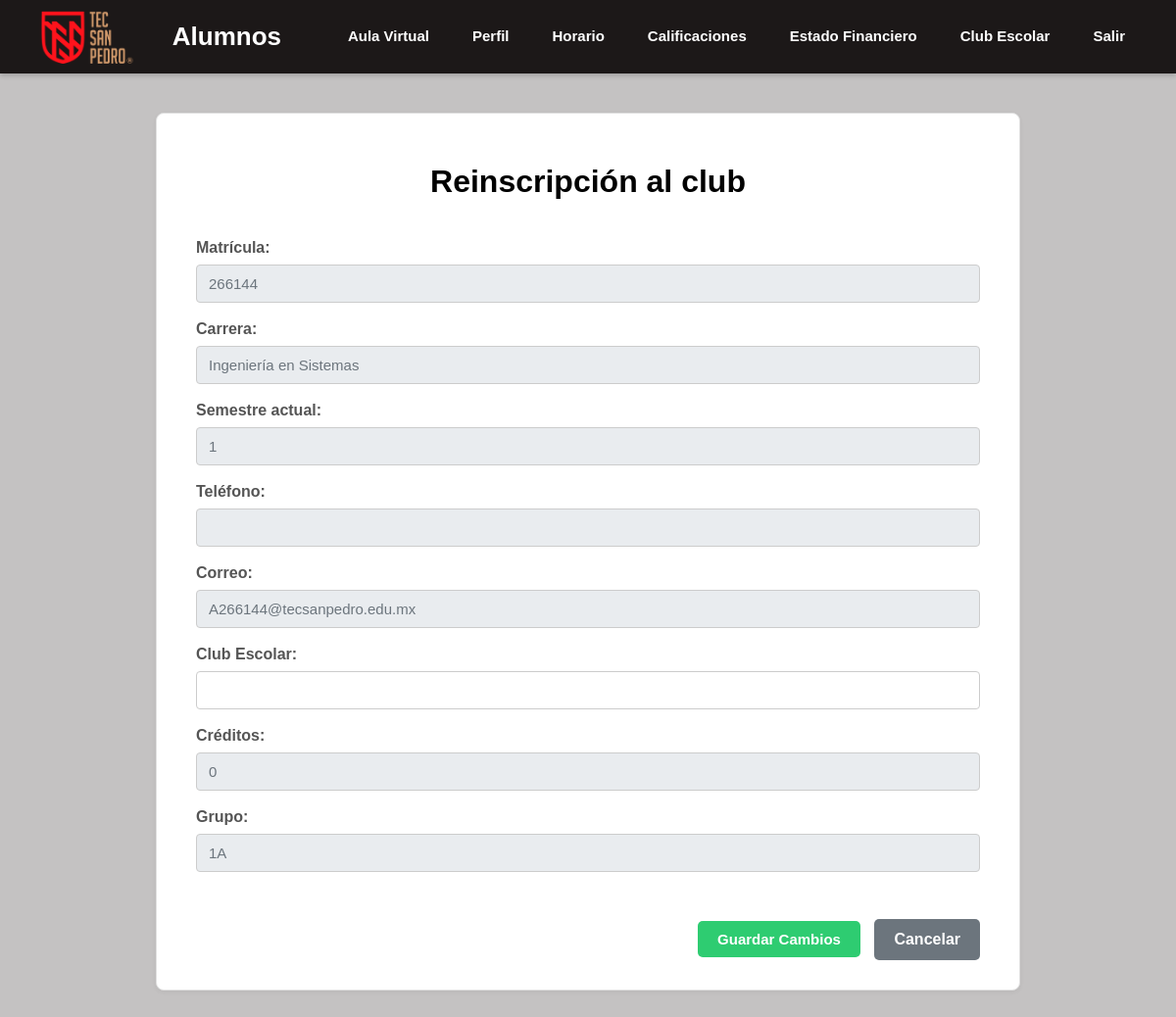
The app's page /alumnos/actualizar_club.php (signed in) with its own data.
### tables this page shows
CREATE TABLE IF NOT EXISTS `alumnos` (
  `id_alumno` int(11) NOT NULL AUTO_INCREMENT,
  `id_usuario` int(11) DEFAULT NULL,
  `matricula` int(11) DEFAULT NULL,
  `carrera` varchar(255) DEFAULT NULL,
  `semestre_actual` int(11) DEFAULT NULL,
  `telefono` varchar(10) DEFAULT NULL,
  `estatus` varchar(20) DEFAULT NULL,
  `creditos` int(11) DEFAULT NULL,
  `id_grupo` int(11) DEFAULT NULL,
  `id_horario` int(11) DEFAULT NULL,
  `nombre_completo` varchar(255) DEFAULT NULL,
  PRIMARY KEY (`id_alumno`),
  KEY `id_usuario` (`id_usuario`),
  KEY `idgrupo_fk` (`id_grupo`),
  KEY `idhorario_fk` (`id_horario`),
  CONSTRAINT `alumnos_ibfk_1` FOREIGN KEY (`id_usuario`) REFERENCES `usuarios` (`id_usuario`),
  CONSTRAINT `idgrupo_fk` FOREIGN KEY (`id_grupo`) REFERENCES `grupos` (`id_grupo`),
  CONSTRAINT `idhorario_fk` FOREIGN KEY (`id_horario`) REFERENCES `horarios` (`id_horario`)
);

CREATE TABLE IF NOT EXISTS `usuarios` (
  `id_usuario` int(11) NOT NULL AUTO_INCREMENT,
  `correo` varchar(255) DEFAULT NULL,
  `password` varchar(255) DEFAULT NULL,
  `rol` varchar(255) DEFAULT NULL,
  PRIMARY KEY (`id_usuario`)
);

CREATE TABLE IF NOT EXISTS `grupos` (
  `id_grupo` int(11) NOT NULL AUTO_INCREMENT,
  `id_ciclo` int(11) DEFAULT NULL,
  `nombre_grupo` varchar(10) DEFAULT NULL,
  PRIMARY KEY (`id_grupo`),
  KEY `id_ciclo` (`id_ciclo`),
  CONSTRAINT `grupos_ibfk_1` FOREIGN KEY (`id_ciclo`) REFERENCES `ciclos_escolares` (`id_ciclo`)
);

### alumnos/actualizar_club.php (the view, shortened to what this page needs)
<?php
require '../conexion.php';
$id_logueado = $_SESSION['id_usuario'];
try {
    $stmt_c = $pdo->prepare("CALL consultar_club(?)");
    $stmt_c->execute([$id_logueado]);
    $club = $stmt_c->fetch(PDO::FETCH_ASSOC);
} catch(PDOException $e) {
    $error_message = "Error al cargar la información: " . $e->getMessage();
    $tiene_registro_ss = false;
}
?>
<!DOCTYPE html>
<html lang="es">
<head>
    <link rel="stylesheet" href="../style.css">
</head>
<body>
    <header>
        <div class="header-container">
            <img src="../img/logotec.png" alt="Instituto Tecnológico Superior de San Pedro">
            <h1>Alumnos</h1>
            <nav>
                <ul>
                    <li><a href="alumnos.php" class="active">Aula Virtual</a></li>
                    <li><a href="perfil.php">Perfil</a></li>
                    <li><a href="horarios.php">Horario</a></li>
                    <li><a href="calificaciones.php">Calificaciones</a></li>
                    <li><a href="finanzas.php">Estado Financiero</a></li>
                    <li><a href="#">Club Escolar</a></li>
                    <li><a href="../logout.php">Salir</a></li>
                </ul>
            </nav>
        </div>
    </header>
    <main class="main-content">
        <form action="" method="POST" class="form-container form-group">
            <h1>Reinscripción al club</h1>
            <br>
            <label>Matrícula:</label>
            <input type="text" value="<?php echo htmlspecialchars($club['matricula'] ?? ''); ?>" readonly>
            <br><br>
            <label>Carrera:</label>
            <input type="text" value="<?php echo htmlspecialchars($club['carrera'] ?? ''); ?>" readonly>
            <br><br>
            <label>Semestre actual:</label>
            <input type="text" id="semestre_actual" name="semestre_actual" value="<?php echo htmlspecialchars($club['semestre_actual'] ?? '');?>" readonly>
            <br> <br>
            <label>Teléfono:</label>
            <input type="text" name="telefono" value="<?php echo htmlspecialchars($club['telefono'] ?? ''); ?>" readonly>
            <br><br>
            <label>Correo:</label>
            <input type="text" name="correo" value="<?php echo htmlspecialchars($club['correo'] ?? '');?>" readonly>
            <br><br>
            <label>Club Escolar:</label>
            <input type="text" name="club" required value="<?php echo htmlspecialchars($club['nombre_actividad'] ?? ''); ?>">
            <br><br>
            <label>Créditos: </label>
            <input type="text" id="creditos" name="creditos" value="<?php echo htmlspecialchars($club['creditos'] ?? '');?>" readonly>
            <br> <br>
            <label>Grupo:</label>
            <input type="text" value="<?php echo htmlspecialchars($club['nombre_grupo'] ?? ''); ?>" readonly>
            <br><br>
            <div class="form-actions">
                <button type="submit" class="btn-dashboard btn-aceptar">Guardar Cambios</button>
                <a href="club.php" style="margin-left: 10px;" class="btn-dashboard btn-secondary">Cancelar</a>
            </div>
        </form>
    </main>
</body>
</html>

### style.css (style rules this page uses)
header { background-color: #1c1818; color: white; padding: 10px 40px; box-shadow: 0 2px 5px rgba(0, 0, 0, 0.2); }
.header-container { display: flex; justify-content: space-between; align-items: center; max-width: 1200px; margin: 0 auto; }
header h1 { margin: 0; font-size: 26px; }
nav ul { margin: 0; padding: 0; list-style: none; display: flex; align-items: center; }
nav li { margin-left: 20px; }
nav a { text-decoration: none; color: white; font-weight: bold; font-size: 15px; padding: 8px 12px; border-radius: 4px; transition: background-color 0.3s ease; }
.main-content { max-width: 1100px; margin: 40px auto; padding: 0 20px; }
.btn-dashboard { display: inline-block; text-decoration: none; color: white; padding: 12px 20px; border-radius: 5px; font-weight: bold; transition: background-color 0.3s ease; border-color: #1c1818; }
.btn-aceptar { background-color: #2ecc71; }
.form-container { max-width: 800px; margin: 0 auto; background-color: #ffffff; border: 1px solid #e0e0e0; border-radius: 8px; box-shadow: 0 2px 5px rgba(0, 0, 0, 0.05); padding: 30px 40px; }
.form-group { margin-bottom: 20px; }
.form-group label { display: block; margin-bottom: 8px; font-weight: bold; color: #555; text-align: left; }
.form-group input[type="text"], .form-group input[type="password"], .form-group input[type="email"], .form-group input[type="number"], .form-group textarea { width: 100%; padding: 10px 12px; border: 1px solid #ccc; border-radius: 4px; box-sizing: border-box; font-size: 15px; }
.form-group input[readonly] { background-color: #e9ecef; cursor: not-allowed; color: #6c757d; }
.form-actions { margin-top: 30px; text-align: right; }
.form-actions button { padding: 10px 20px; font-size: 15px; font-weight: bold; border: none; border-radius: 5px; cursor: pointer; margin-left: 10px; transition: background-color 0.3s ease; }
.btn-secondary { background-color: #6c757d; color: white; }

### alumnos/actualizar_club.php (style rules this page uses)
h1 { text-align: center; }
img { width: 100px; }
a { text-align: center; }
body { font-family: Arial, sans-serif; margin: 0; padding: 0; background-color: #c4c2c2; }

### records on screen
alumnos: matricula "266144", carrera "Ingeniería en Sistemas", semestre_actual "1", correo "A266144@tecsanpedro.edu.mx", creditos "0", id_grupo.nombre_grupo "1A"
